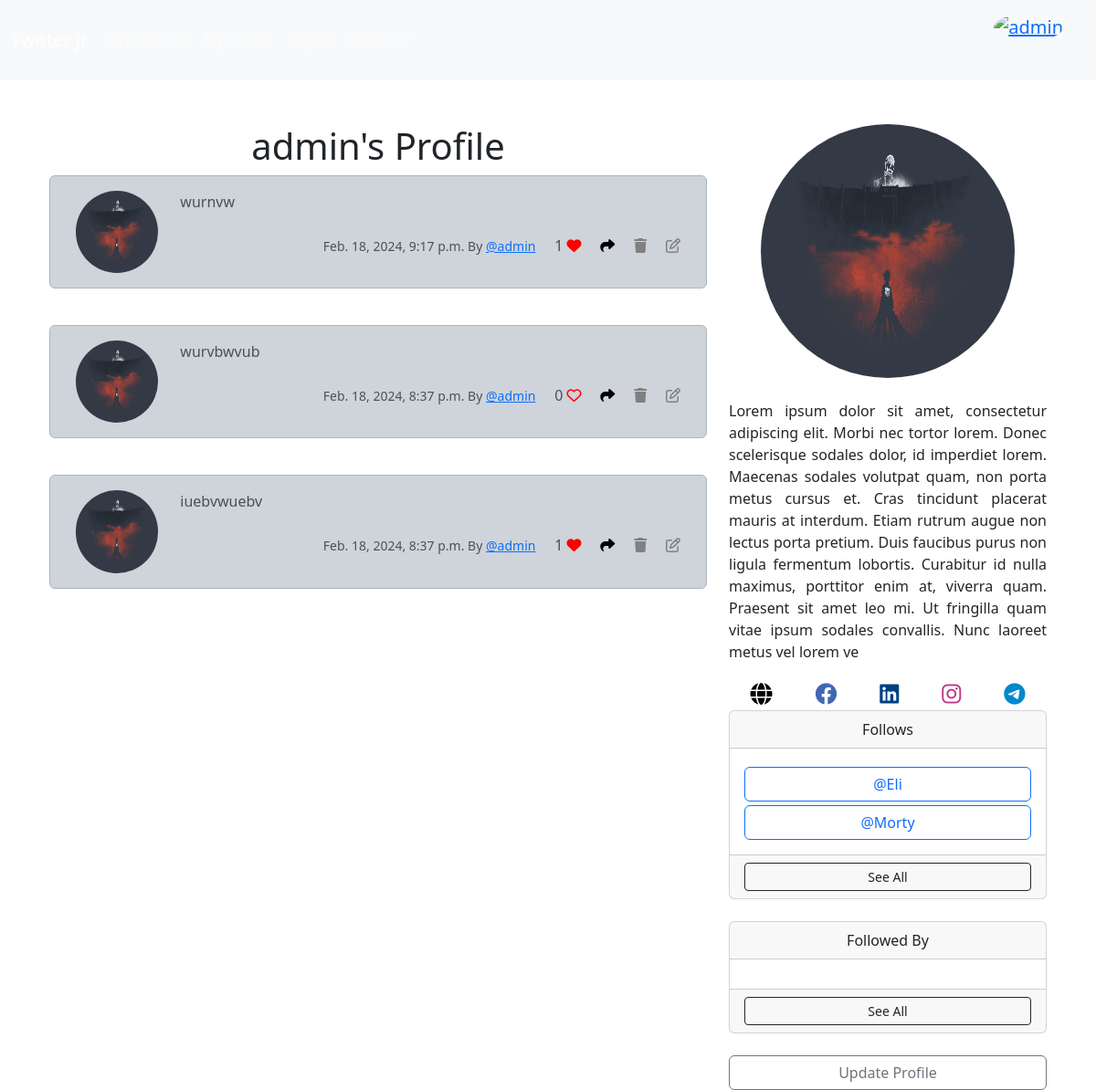
/profile/6 (signed in), run on an earlier commit of the app's database.
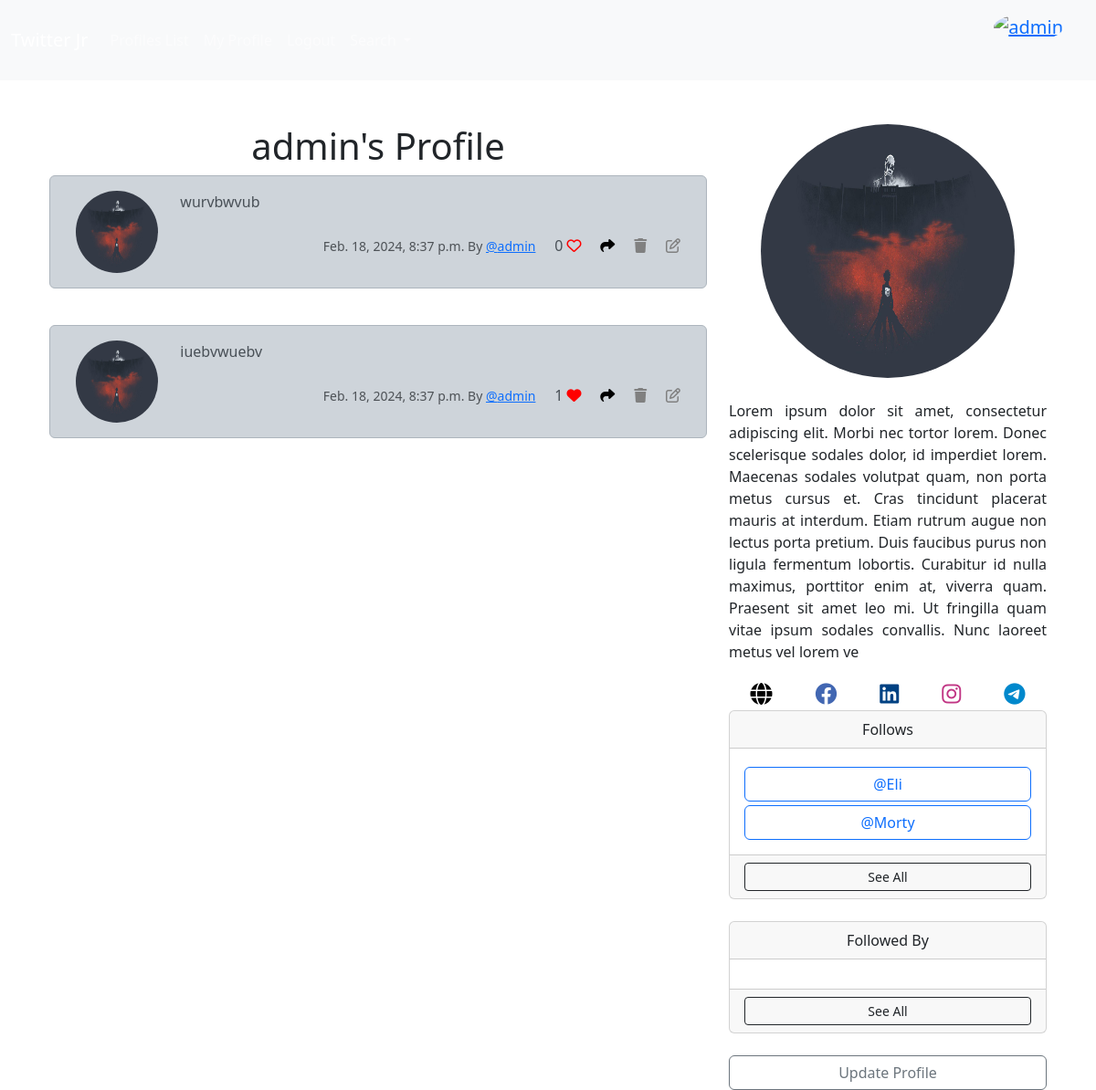
And on a later commit of the database.
### twitter/models.py (models this page shows, shortened)
class Tweet(models.Model):
    user = models.ForeignKey(
        User,
        related_name='tweets',
        on_delete=models.DO_NOTHING,
    )
    body = models.CharField(max_length=400)
    created_at = models.DateTimeField(auto_now_add=True)
    likes = models.ManyToManyField(User, related_name='tweets_like', blank=True)
    def number_of_likes(self):
        return self.likes.count()

class Profile(models.Model):
    user = models.OneToOneField(User, on_delete=models.CASCADE)
    follows = models.ManyToManyField('self',
                                     related_name='followed_by',
                                     symmetrical=False,
                                     blank=True
                                     )
    date_modified = models.DateTimeField(User, auto_now=True)
    profile_image = models.ImageField(null=True, blank=True, upload_to='images/')
    profile_bio = models.CharField(null=True, blank=True, max_length=500)
    homepage_link = models.CharField(null=True, blank=True, max_length=100)
    facebook_link = models.CharField(null=True, blank=True, max_length=100)
    instagram_link = models.CharField(null=True, blank=True, max_length=100)
    linkedin_link = models.CharField(null=True, blank=True, max_length=100)
    telegram_link = models.CharField(null=True, blank=True, max_length=100)
    def __str__(self):
        return self.user.username

### twitter/views.py (the view, shortened to what this page needs)
# urls.py: path('profile/<int:pk>', views.profile, name='profile'),
def profile(request, pk):
    if request.user.is_authenticated:
        profile = Profile.objects.get(user_id=pk)
        tweets = Tweet.objects.filter(user_id=pk).order_by('-created_at')
        return render(request, 'profile.html', {'profile': profile, 'tweets': tweets})
    else:
        messages.success(request, 'You must be logged in to access this page')
        return redirect('home')

### twitter/templates/profile.html (shortened to what the changed rows need)
{% extends 'base.html' %}
{% load static %}
{% block content %}
{% if profile %}
<div class="container text-center">
    <div class="row">
        <div class="col-lg-8 col-ld-8 col-sm-8 col-12">
            <h1>{{ profile.user.username }}'s Profile</h1>
            {% if tweets %}
            {% for tweet in tweets %}
                <div class="alert alert-dark" role="alert">
                    <div class="container">
                        <div class="row">
                            <div class="col-lg-2 col-ld-3 col-sm-3 col-xs-4">
                                {% if profile.profile_image %}
                                <img style="width: 100%; aspect-ratio : 1 / 1;" src="{{ profile.profile_image.url }}" class="rounded-circle col-12" alt="{{ profile.user.username }}">
                                {% else %}
                                <img style="height: 100%; aspect-ratio : 1 / 1;" src="{% static 'images/default_profile_picture.png' %}" class="rounded-circle col-12" alt="{{ profile.user.username }}">
                                {% endif %}
                            </div>
                            <div class="col-lg-10 col-ld-9 col-sm-9 col-xs-8" align="left">
                                {{ tweet.body }} <br><br>
                                <div align="end">
                                    <small class="text-muted">{{ tweet.created_at }} By <a href="{% url 'profile' tweet.user.id %}">@{{ tweet.user.username|lower }}</a></small>
                                  {{ tweet.number_of_likes }}
                                    {% if user in tweet.likes.all %}
                                    <a href="{% url 'tweet_like' tweet.id %}" style="color: red"><i class="fa-solid fa-heart"></i></a>
                                    {% else %}
                                    <a href="{% url 'tweet_like' tweet.id %}" style="color: red"><i class="fa-regular fa-heart"></i></a>
                                    {% endif %}
                                    <a href="{% url 'tweet_show' tweet.id %}" style="color:black"><i class="fa-solid fa-share"></i></a>
                                    {% if tweet.user.id == user.id %}
                                    <a href="{% url 'delete_tweet' tweet.id %}" style="color:gray"><i class="fa-solid fa-trash"></i></a>
                                    <a href="{% url 'edit_tweet' tweet.id %}" style="color:gray"><i class="fa-regular fa-pen-to-square"></i></a>
                                    {% endif %}
                                </div>
                            </div>
                        </div>
                    </div>
                </div>
                <br>
            {% endfor %}
            {% endif %}
        </div>
        <div class="col-lg-4 col-ld-4 col-sm-4 col-12">
            {% if profile.profile_image %}
            <img src="{{ profile.profile_image.url }}" style="width: 80%; aspect-ratio : 1 / 1;" class="rounded-circle"> <br><br>
            {% else %}
            <img src="{% static 'images/default_profile_picture.png' %}" style="width: 80%; aspect-ratio : 1 / 1;" class="rounded-circle col-12" alt="{{ profile.user.username }}">
            {% endif %}
            <div class="card">
              <div class="card-body">
                <p class="card-text">
                    {% for following in profile.follows.all %}
                    {% if following.id != profile.user.id %}
                        <a href="{% url 'profile' following.user.id %}" class="btn btn-outline-primary col-12" style="margin-top: 0.25rem">@{{ following }}</a><br>
                    {% endif %}
                    {% endfor %}
                </p>
              </div>
            </div>
            <br>
                    {% endif %}
            <br>
        </div>
    </div>
</div>
{% endblock %}

What changed in the data, as far as the page shows it:
removed Tweet: profile_image (picture), body "wurnvw", created_at "Feb. 18, 2024, 9:17 p.m.", user.username "admin", number_of_likes "1"
